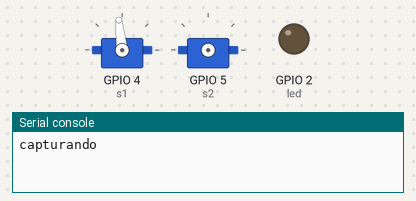
Bench run of a program on a simulated ESP8266 board running MicroPython. Shown: 2 × servo, output pins drawn as LEDs (lit = HIGH, except the on-board LED, lit = LOW), the last lines printed to the serial console. Servo angles are drawn from the pulse width (0.5 ms = 0°, 2.5 ms = 180°); deep sleep restarts the program when it ends.

Above: at 0.5 s.
At 1.5 s:
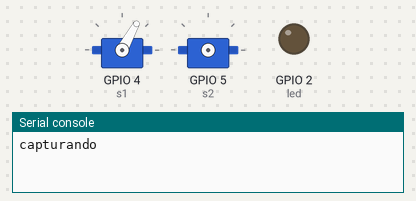
At 7.5 s:
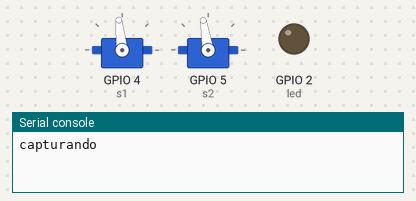
At 13.0 s:
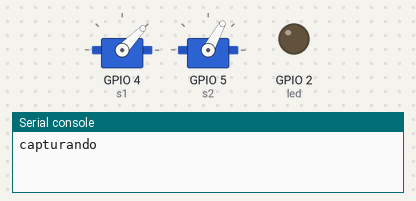
At 18.7 s:
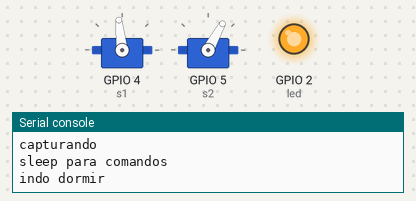
Timing chart, 0 to 20.2 s (numbered marks = the images above):
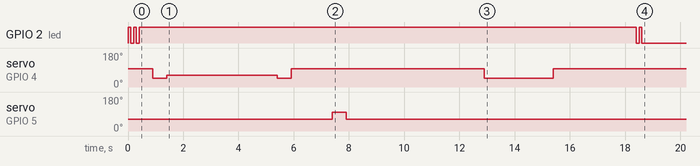

The program:

TimeLapse.py
```python
from machine import Pin
import machine
import time

s1 = machine.PWM(machine.Pin(4),freq=50)
s2 = machine.PWM(machine.Pin(5),freq=50)
led = machine.Pin(2,Pin.OUT)

# LED
for i in range(4):
  led.value(not led.value())
  time.sleep(0.1)
led.value(1)

def deep_sleep(msecs):      # MUST connect RST to D0 (GPIO16 - WAKE)
  # configure RTC.ALARM0 to be able to wake the device
  rtc = machine.RTC()
  rtc.irq(trigger=rtc.ALARM0, wake=machine.DEEPSLEEP)

  # set RTC.ALARM0 to fire after X milliseconds (waking the device)
  rtc.alarm(rtc.ALARM0, msecs)

  # put the device to sleep
  machine.deepsleep()

# duty for servo is between 40 - 115
def capture():
  # Turning camera on
  s1.duty(80)
  time.sleep(0.5)
  s1.duty(52)
  time.sleep(0.5)
  s1.duty(60)
  time.sleep(4)
  s1.duty(52)
  time.sleep(0.5)
  s1.duty(80)
  time.sleep(1)

  # Capturing photo
  s2.duty(60)
  time.sleep(0.5)
  s2.duty(82)
  time.sleep(0.5)
  s2.duty(60)
  time.sleep(5)

  # Turning camera off
  s1.duty(52)
  time.sleep(2.5)
  s1.duty(80)


print('capturando')
capture()
print('sleep para comandos')
time.sleep(3)
for i in range(2):
  led.value(not led.value())
  time.sleep(0.1)
led.value(1)
print('indo dormir')
deep_sleep(5*60000)  # milisecs
# 30 s      ->     30 000 ms
# 60 s      ->     60 000 ms
# 30 min    ->  1 800 000 ms
```

Measured:
- by itself, GPIO 2 (led): LOW → HIGH at 0.00 s, → LOW 0.10 s later, → HIGH 0.10 s later, → LOW 0.10 s later, … (8 changes in this stretch)
- by itself, servo on GPIO 4 (s1): 96° → 46° at 0.90 s, → 61° 0.50 s later, → 46° 4.0 s later, → 96° 0.50 s later, … (6 changes in this stretch)
- by itself, servo on GPIO 5 (s2): 61° → 99° at 7.4 s, → 61° 0.50 s later
